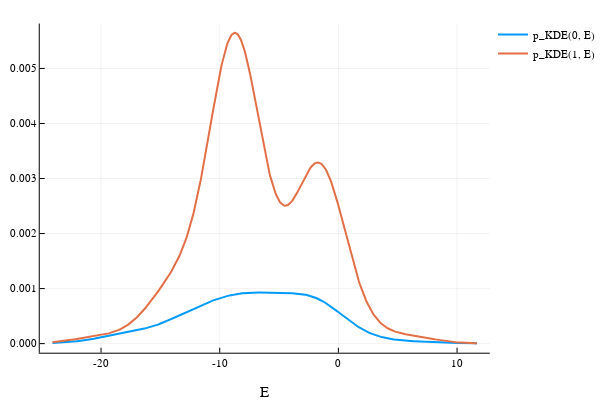

Notebook cell for this chart:
### Markdown cell above
We see that the distributions seem to be very noisy. To obtain a more smooth distribution, we are going to perform a kernel density estimation.

### Code cell
E_arr = range(minimum(E_measured), stop=maximum(E_measured), length=500)
h = 2

KDE_0 = zeros(Float64, 500)
KDE_1 = zeros(Float64, 500)
ct0 = df[!, :ct_0]
ct1 = df[!, :ct_1]

for i in eachindex(E_arr)
    for j in eachindex(E_measured)
        KDE_0[i] += ct0[j] * 1/(h*total_counts) * exp(-1/2h^2 * (E_arr[i] - E_measured[j])^2)
        KDE_1[i] += ct1[j] * 1/(h*total_counts) * exp(-1/2h^2 * (E_arr[i] - E_measured[j])^2)
    end
end
Z = (sum(KDE_0) + sum(KDE_1))
KDE_0 /= Z
KDE_1 /= Z

plot(E_arr, KDE_0, label="p_KDE(0, E)", xlabel="E", linewidth=2)
plot!(E_arr, KDE_1, label="p_KDE(1, E)", linewidth=2)

### Figure 1 — Plotly figure (JSON) as saved in the notebook; plotly's stock layout.template omitted (floating-point values rounded to 4 significant figures; data arrays with more than 128 entries replaced by an {"elided": "..."} marker saying what was removed)
{"data": [{"colorbar": {"title": ""}, "legendgroup": "p_KDE(0, E)", "line": {"color": "rgba(0, 154, 250, 1.000)", "dash": "solid", "shape": "linear", "width": 2}, "mode": "lines", "name": "p_KDE(0, E)", "showlegend": true, "type": "scatter", "x": {"elided": "500 float values"}, "xaxis": "x1", "y": {"elided": "500 float values"}, "yaxis": "y1", "zmax": null, "zmin": null}, {"colorbar": {"title": ""}, "legendgroup": "p_KDE(1, E)", "line": {"color": "rgba(227, 111, 71, 1.000)", "dash": "solid", "shape": "linear", "width": 2}, "mode": "lines", "name": "p_KDE(1, E)", "showlegend": true, "type": "scatter", "x": {"elided": "500 float values"}, "xaxis": "x1", "y": {"elided": "500 float values"}, "yaxis": "y1", "zmax": null, "zmin": null}], "layout": {"annotations": [], "height": 400, "legend": {"bgcolor": "rgba(255, 255, 255, 1.000)", "bordercolor": "rgba(0, 0, 0, 1.000)", "font": {"color": "rgba(0, 0, 0, 1.000)", "family": "sans-serif", "size": 11}, "tracegroupgap": 0, "x": 1, "y": 1}, "margin": {"b": 20, "l": 0, "r": 0, "t": 20}, "paper_bgcolor": "rgba(255, 255, 255, 1.000)", "plot_bgcolor": "rgba(255, 255, 255, 1.000)", "showlegend": true, "width": 600, "xaxis": {"anchor": "y1", "domain": [0.08064, 0.9934], "gridcolor": "rgba(0, 0, 0, 0.100)", "gridwidth": 0.5, "linecolor": "rgba(0, 0, 0, 1.000)", "mirror": false, "range": [-25.16, 12.76], "showgrid": true, "showline": true, "showticklabels": true, "tickangle": 0, "tickcolor": "rgb(0, 0, 0)", "tickfont": {"color": "rgba(0, 0, 0, 1.000)", "family": "sans-serif", "size": 11}, "tickmode": "array", "ticks": "inside", "ticktext": ["-20", "-10", "0", "10"], "tickvals": [-20, -10, 0, 10], "title": "E", "titlefont": {"color": "rgba(0, 0, 0, 1.000)", "family": "sans-serif", "size": 15}, "type": "-", "visible": true, "zeroline": false, "zerolinecolor": "rgba(0, 0, 0, 1.000)"}, "yaxis": {"anchor": "x1", "domain": [0.07581, 0.9902], "gridcolor": "rgba(0, 0, 0, 0.100)", "gridwidth": 0.5, "linecolor": "rgba(0, 0, 0, 1.000)", "mirror": false, "range": [-0.000165, 0.005816], "showgrid": true, "showline": true, "showticklabels": true, "tickangle": 0, "tickcolor": "rgb(0, 0, 0)", "tickfont": {"color": "rgba(0, 0, 0, 1.000)", "family": "sans-serif", "size": 11}, "tickmode": "array", "ticks": "inside", "ticktext": ["0.000", "0.001", "0.002", "0.003", "0.004", "0.005"], "tickvals": [0, 0.001, 0.002, 0.003, 0.004, 0.005], "title": "", "titlefont": {"color": "rgba(0, 0, 0, 1.000)", "family": "sans-serif", "size": 15}, "type": "-", "visible": true, "zeroline": false, "zerolinecolor": "rgba(0, 0, 0, 1.000)"}}}
